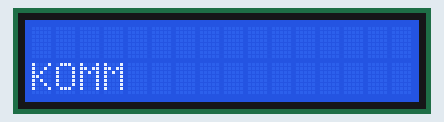
This program was run on a simulated ATmega32, built with avr-gcc and emulated at 16 MHz (the files do not name the chip). Shown: 16×2 character LCD. Wiring (inferred from the names in the program): character LCD (HD44780): RS PB6; E PB4; data PB0, PB1, PB2, PB3. The character LCD is taken to start in 4-bit mode.

Above: at 0.18 s.
At 1.09 s:
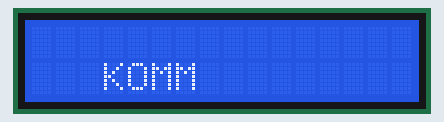
At 1.99 s:
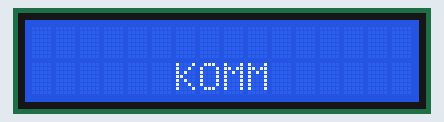
At 3.8 s:
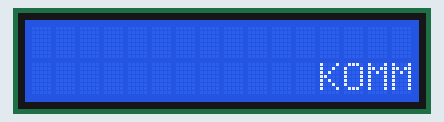
At 5.92 s:
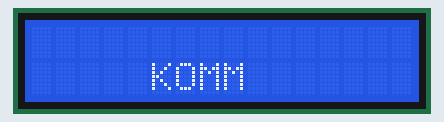
At 7.73 s:
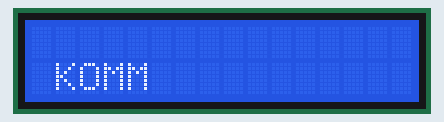

The program:

main.c
```c
#include <avr/io.h>
#include <util/delay.h>

// Define connections
#define LCD_RS 6
#define LCD_EN 4
#define LCD_DB4 3
#define LCD_DB5 2
#define LCD_DB6 1
#define LCD_DB7 0

#define LCD_PORT PORTB
#define LCD_DDR  DDRB

#define LCD_DIGIT_COUNT 16

#define TEXT "KOMM"
#define TEXT_LENGTH 4

// HD44780 LCD Command Codes
#define CLEAR_DISPLAY       0x01   // Clear display
#define RETURN_HOME         0x02   // Return to home position
#define ENTRY_MODE_SET      0x06   // Set cursor move direction and shift
#define DISPLAY_ON_OFF      0x0C   // Turn display on/off, cursor on/off, blink on/off
#define FUNCTION_SET        0x28   // Function set: 4-bit mode, 2 lines, 5x8 font
#define SET_DDRAM_ADDRESS_A 0x80   // Set DDRAM address command for first line
#define SET_DDRAM_ADDRESS_B 0xC0   // Set DDRAM address command for second line
#define SHIFT_DISPLAY_LEFT  0x18   // Shift display left
#define SHIFT_DISPLAY_RIGHT 0x1C   // Shift display right

#define LEFT 0
#define RIGHT 1
#define FIRST_ROW 0
#define SECOND_ROW 1

// Function prototypes
void LCD_command(unsigned char command);
void LCD_data(unsigned char data);
void LCD_init();
void LCD_clear();
void LCD_gotoxy(unsigned char x, unsigned char y);
void LCD_displayString(char *str);
void LCD_shiftText();

int main() {
    // Set data direction for LCD pins
    LCD_DDR |= (1 << LCD_RS) | (1 << LCD_EN) | (1 << LCD_DB4) | (1 << LCD_DB5) | (1 << LCD_DB6) | (1 << LCD_DB7);

    // Initialize LCD
    LCD_init();
    LCD_gotoxy(0, SECOND_ROW);
    LCD_displayString(TEXT);
    while (1) {
        for (int i = 0; i < LCD_DIGIT_COUNT-TEXT_LENGTH; i++) {
            _delay_ms(300);
            LCD_command(SHIFT_DISPLAY_RIGHT);
        }
        for (int i = 0; i < LCD_DIGIT_COUNT-TEXT_LENGTH; i++) {
            _delay_ms(300);
            LCD_command(SHIFT_DISPLAY_LEFT);
        }
    }

    return 0;
}

// Function to send a command to the LCD
void LCD_command(unsigned char command) {
    // Set the higher nibble of the command on the data bus (DB4-DB7)
    LCD_PORT = (LCD_PORT & 0xF0) | ((command >> 4) & 0x0F);

    // Set RS (Register Select) low to indicate a command
    LCD_PORT &= ~(1 << LCD_RS);

    // Generate a pulse on EN (Enable) pin to latch in the command
    LCD_PORT |= (1 << LCD_EN);
    _delay_us(1);
    LCD_PORT &= ~(1 << LCD_EN);

    // Set the lower nibble of the command on the data bus (DB4-DB7)
    LCD_PORT = (LCD_PORT & 0xF0) | (command & 0x0F);

    // Generate another pulse on EN (Enable) pin to latch in the lower nibble
    LCD_PORT |= (1 << LCD_EN);
    _delay_us(1);
    LCD_PORT &= ~(1 << LCD_EN);

    // Introduce a delay to allow the LCD to process the command
    _delay_ms(2);
}

// Function to send data to be displayed on the LCD
void LCD_data(unsigned char data) {
    // Set the higher nibble of the data on the data bus (DB4-DB7)
    LCD_PORT = (LCD_PORT & 0xF0) | ((data >> 4) & 0x0F);

    // Set RS (Register Select) high to indicate data
    LCD_PORT |= (1 << LCD_RS);

    // Generate a pulse on EN (Enable) pin to latch in the data
    LCD_PORT |= (1 << LCD_EN);
    _delay_us(1);
    LCD_PORT &= ~(1 << LCD_EN);

    // Set the lower nibble of the data on the data bus (DB4-DB7)
    LCD_PORT = (LCD_PORT & 0xF0) | (data & 0x0F);

    // Generate another pulse on EN (Enable) pin to latch in the lower nibble
    LCD_PORT |= (1 << LCD_EN);
    _delay_us(1);
    LCD_PORT &= ~(1 << LCD_EN);

    // Introduce a delay to allow the LCD to process the data
    _delay_ms(2);
}

void LCD_init() {
    _delay_ms(15);
    LCD_command(FUNCTION_SET);
    LCD_command(DISPLAY_ON_OFF);
    LCD_command(ENTRY_MODE_SET);
    LCD_command(CLEAR_DISPLAY);
}

void LCD_gotoxy(unsigned char x, unsigned char y) {
    if (y == 0) {
        LCD_command(SET_DDRAM_ADDRESS_A + x);
    } else if (y == 1) {
        LCD_command(SET_DDRAM_ADDRESS_B + x);
    }
}

void LCD_displayString(char *str) {
    while (*str != '\0') {
        LCD_data(*str);
        str++;
    }
}
```

uart.h
```c
#ifndef UART_H
#define UART_H

#include <stdint.h>
#include <stdio.h>
#include <avr/io.h>

#define F_CPU 16000000UL                       // Define clock speed of the MCU
#define BAUD 9600                              // Define baud rate
#define BAUDRATE ((F_CPU) / (BAUD * 16UL) - 1) // Set baud rate speed

// Function to initialize the UART
void uart_init(void);

// Function to send data
void uart_transmit(uint8_t data);

// Function to receive data
unsigned char uart_receive(void);

#endif // UART_H
```

uart.c
```c
#include <uart.h>

// Function to initialize the UART
void uart_init(void)
{
    UBRRH = (BAUDRATE >> 8);                             // Shift the register right by 8 bits
    UBRRL = BAUDRATE;                                    // Set baud rate
    UCSRB |= (1 << TXEN) | (1 << RXEN);                  // Enable receiver and transmitter
    UCSRC |= (1 << URSEL) | (1 << UCSZ0) | (1 << UCSZ1); // 8bit data format
}

// Function to send data
void uart_transmit(uint8_t data)
{
    char buffer[3];
    sprintf(buffer, "%02X", data); // Convert binary value to hexadecimal string

    for (int i = 0; buffer[i]; i++)
    {
        while (!(UCSRA & (1 << UDRE)))
            ;            // Wait for empty transmit buffer
        UDR = buffer[i]; // Send data
    }

    while (!(UCSRA & (1 << UDRE)))
        ;       // Wait for empty transmit buffer
    UDR = 0x0A; // Send new line character
}

// Function to receive data
unsigned char uart_receive(void)
{
    while (!(UCSRA) & (1 << RXC))
        ;       // Wait while data is being received
    return UDR; // Return the data
}
```

Measured:
- by itself, everything shown: repeats every 7.2 s, in 24 steps
